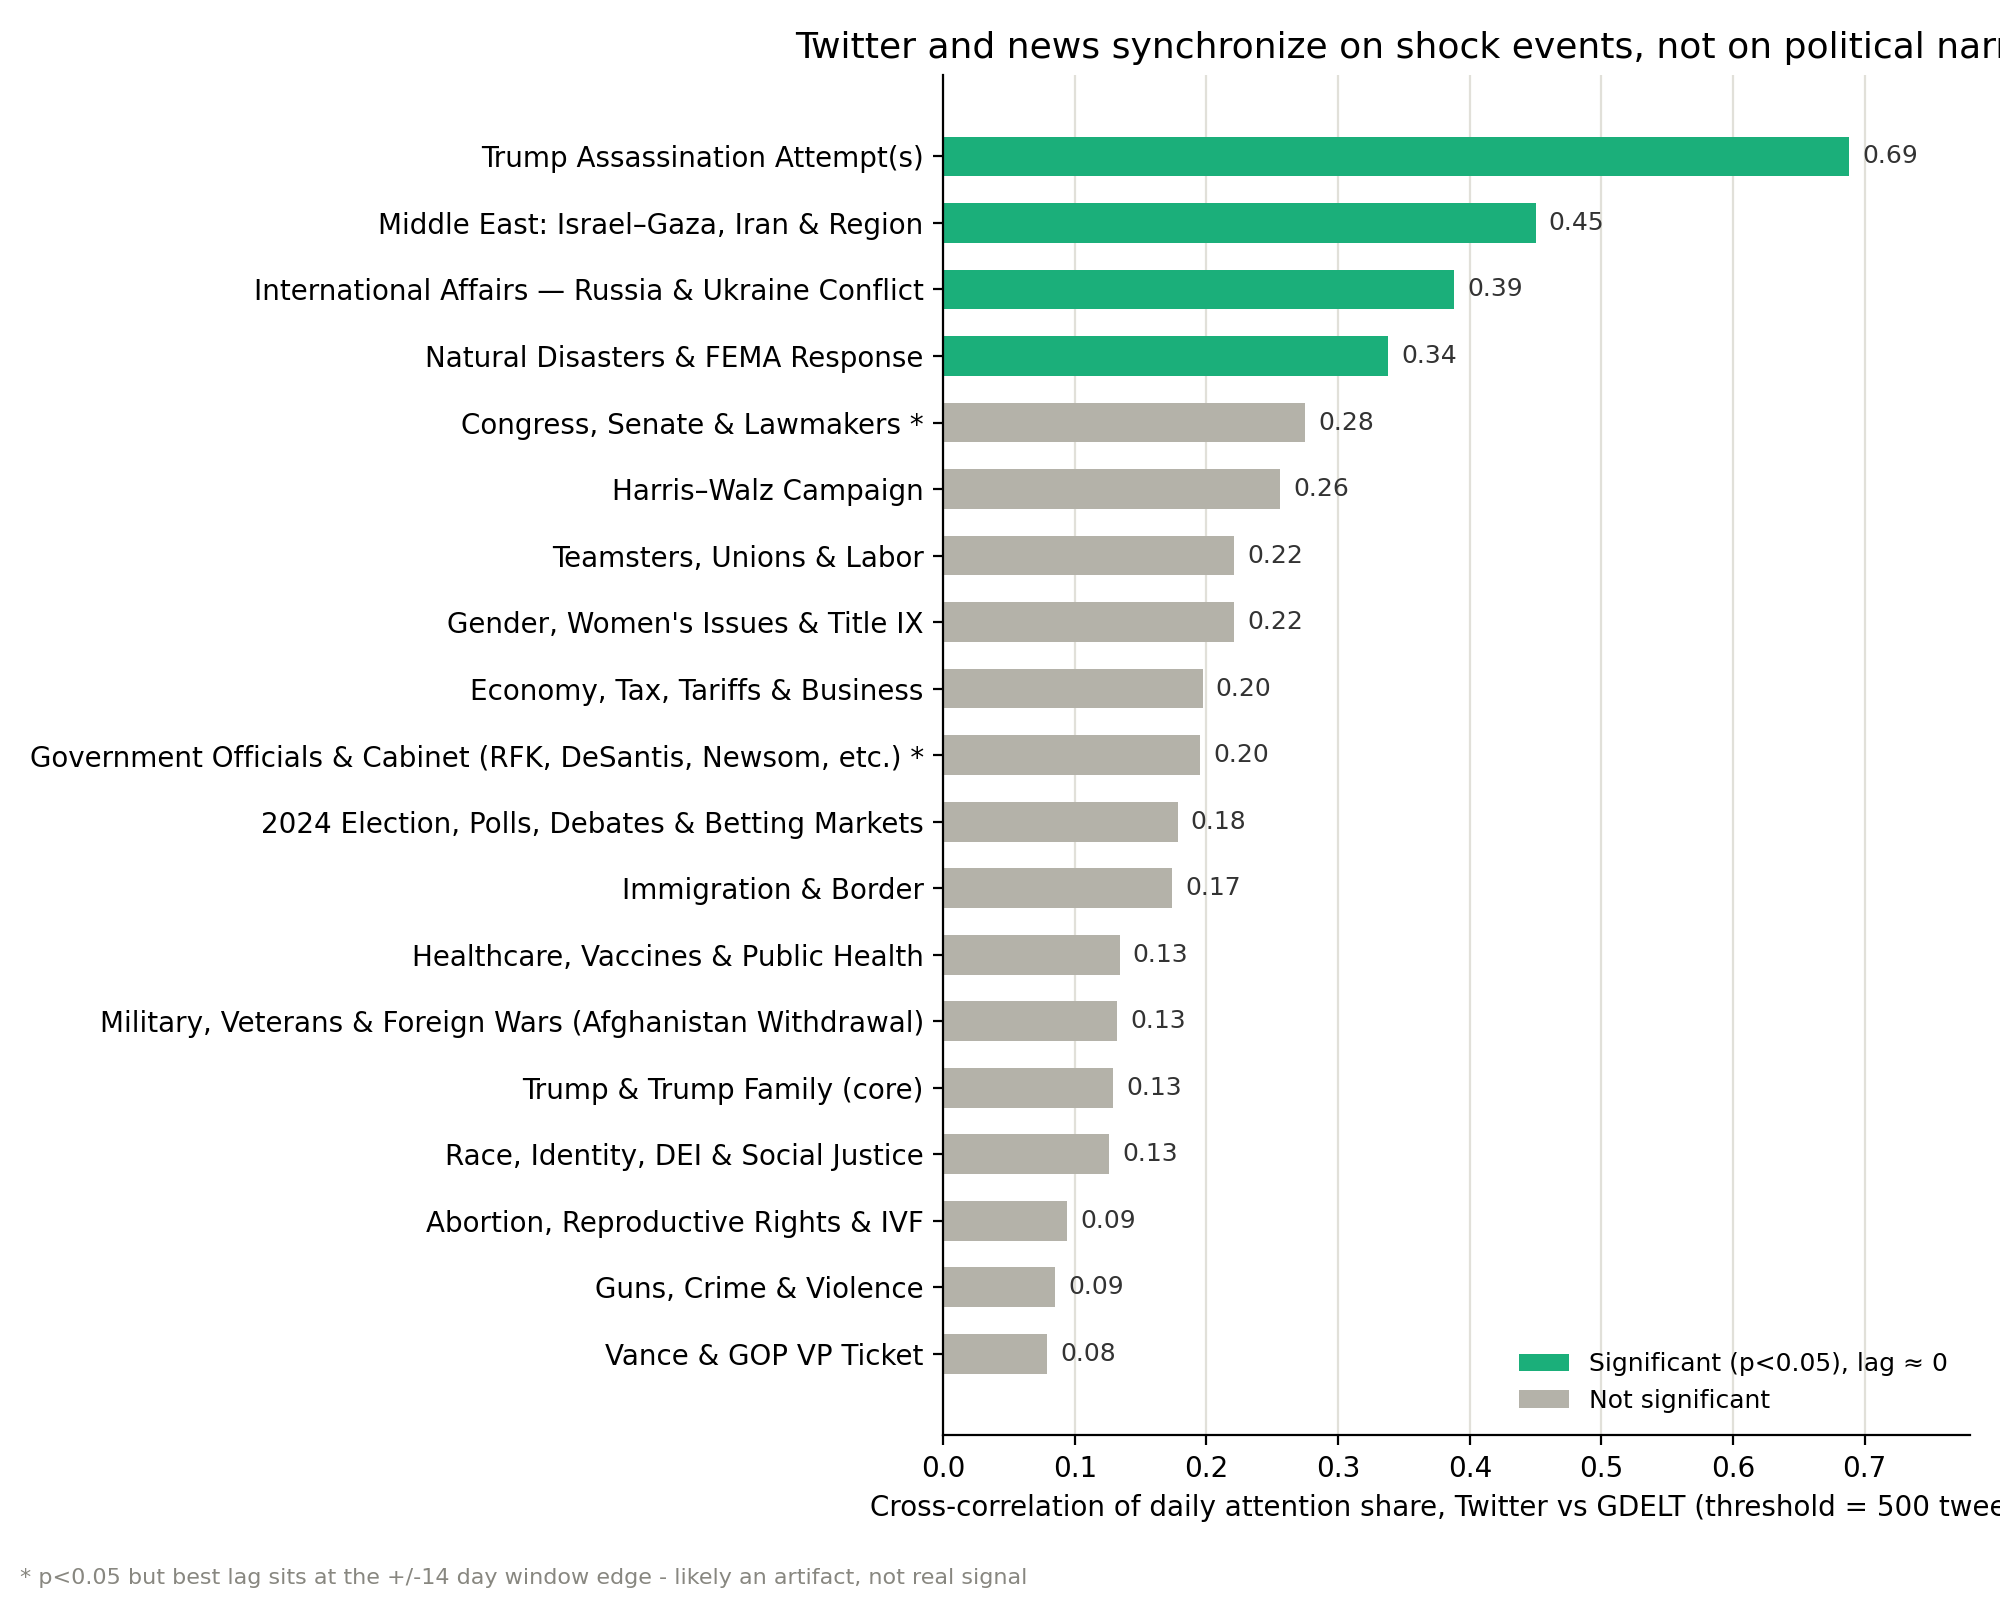

Reproduce this figure in Python.
import pandas as pd
import matplotlib.pyplot as plt

OUT_PNG = "chart_3_correlation_summary.png"
EDGE_ARTIFACT_THEMES = {"Congress, Senate & Lawmakers",
                         "Government Officials & Cabinet (RFK, DeSantis, Newsom, etc.)"}

df = pd.read_csv(f"D:\\Applied Statistics\\Нова папка\\Data-and-Society-Project\\twitter_x_build_comparison\\lag_results_500.csv")
df = df.sort_values("corr_share")  # ascending, so largest ends up on top in barh

labels = [t + (" *" if t in EDGE_ARTIFACT_THEMES else "") for t in df["theme"]]
colors = ["#1baf7a" if (p < 0.05 and t not in EDGE_ARTIFACT_THEMES) else "#b4b2a9"
          for p, t in zip(df["p"], df["theme"])]

fig, ax = plt.subplots(figsize=(10, 8))
bars = ax.barh(labels, df["corr_share"], color=colors, height=0.6)

for bar, val in zip(bars, df["corr_share"]):
    ax.text(bar.get_width() + 0.01, bar.get_y() + bar.get_height() / 2,
            f"{val:.2f}", va="center", fontsize=9, color="#333")

ax.set_xlabel("Cross-correlation of daily attention share, Twitter vs GDELT (threshold = 500 tweets)")
ax.set_title("Twitter and news synchronize on shock events, not on political narratives", fontsize=13)
ax.set_xlim(0, 0.78)
ax.spines[["top", "right"]].set_visible(False)
ax.xaxis.grid(True, color="#e1e0d9", linewidth=0.8)
ax.set_axisbelow(True)

# Legend
from matplotlib.patches import Patch
legend_elems = [
    Patch(facecolor="#1baf7a", label="Significant (p<0.05), lag \u2248 0"),
    Patch(facecolor="#b4b2a9", label="Not significant"),
]
ax.legend(handles=legend_elems, loc="lower right", frameon=False, fontsize=9)
fig.text(0.01, 0.01, "* p<0.05 but best lag sits at the +/-14 day window edge - likely an artifact, not real signal",
          fontsize=8, color="#888780")

plt.tight_layout(rect=[0, 0.03, 1, 1])
plt.savefig(OUT_PNG, dpi=200)
print(f"Saved {OUT_PNG}")
